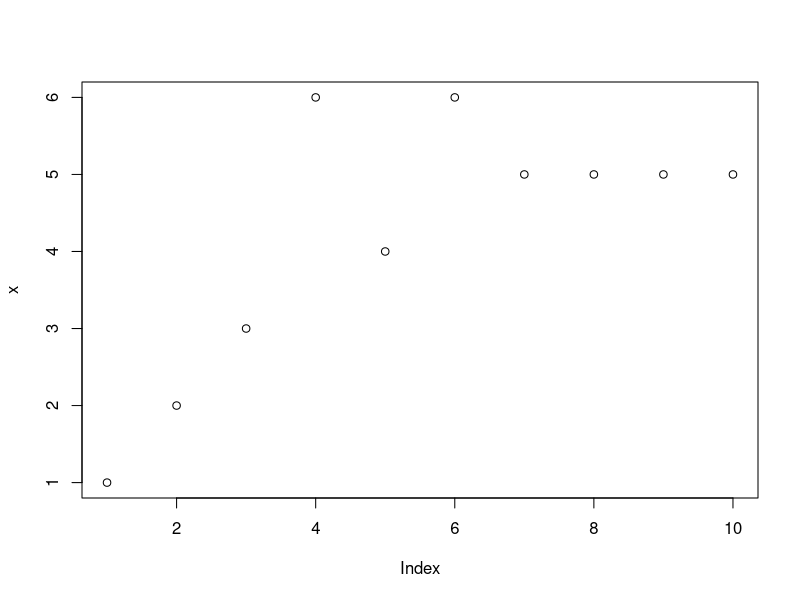
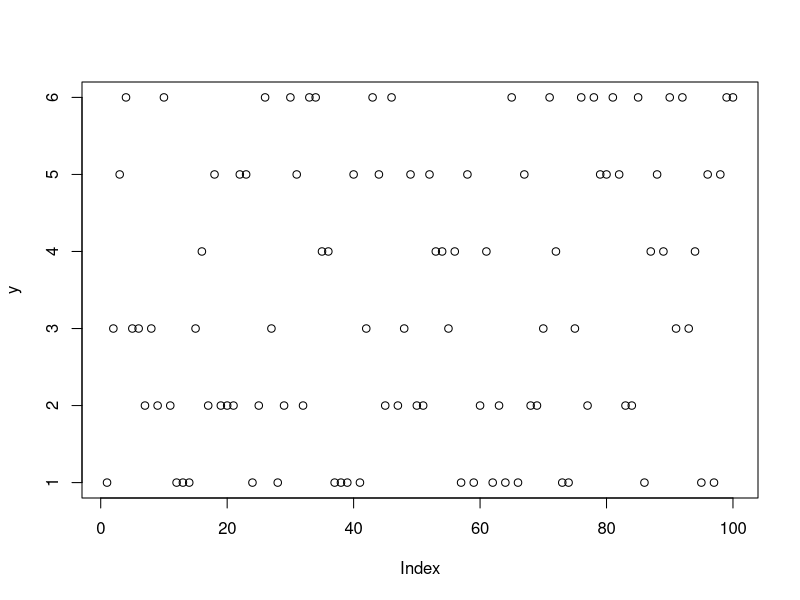
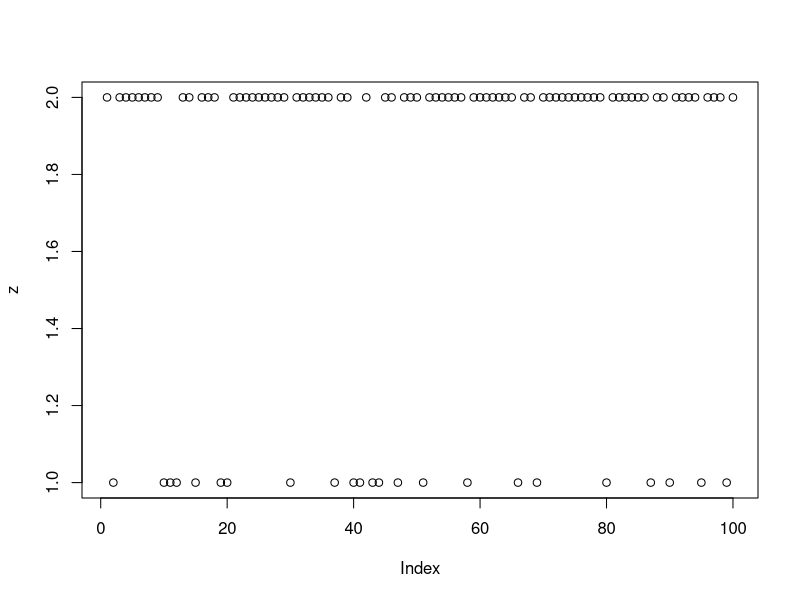
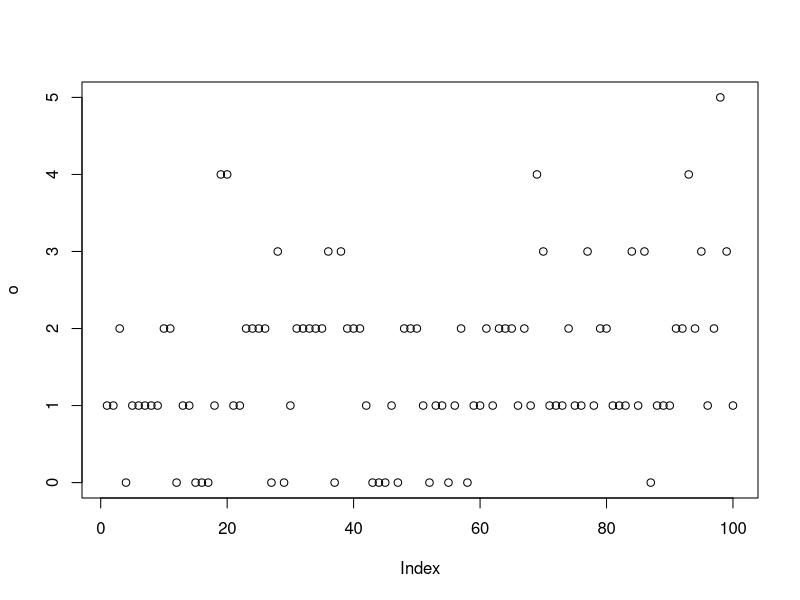
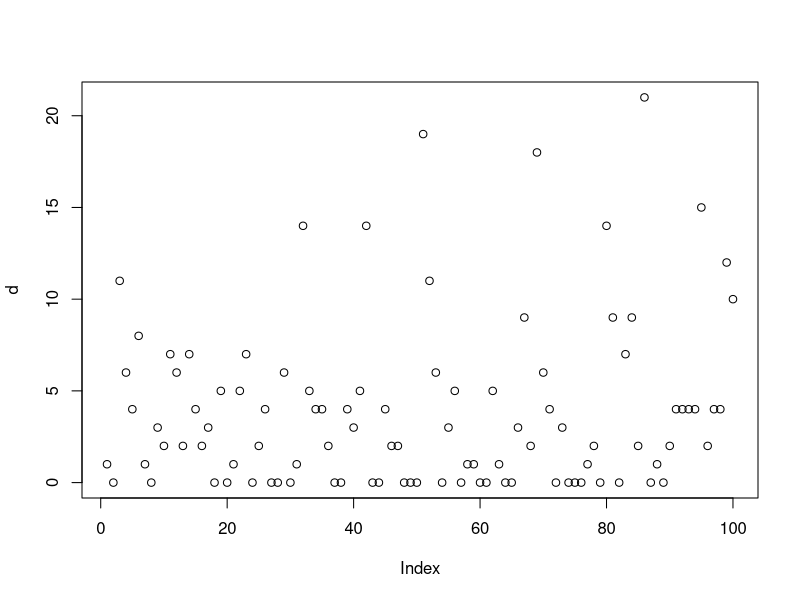
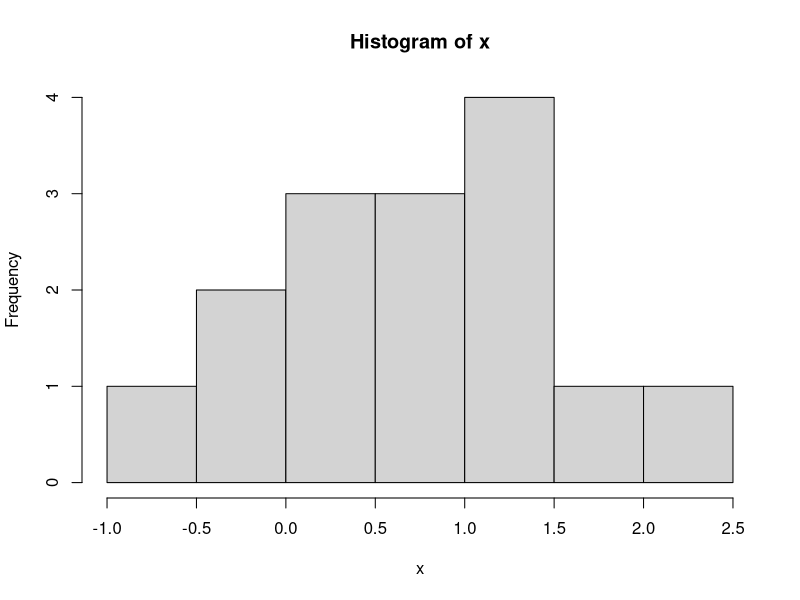
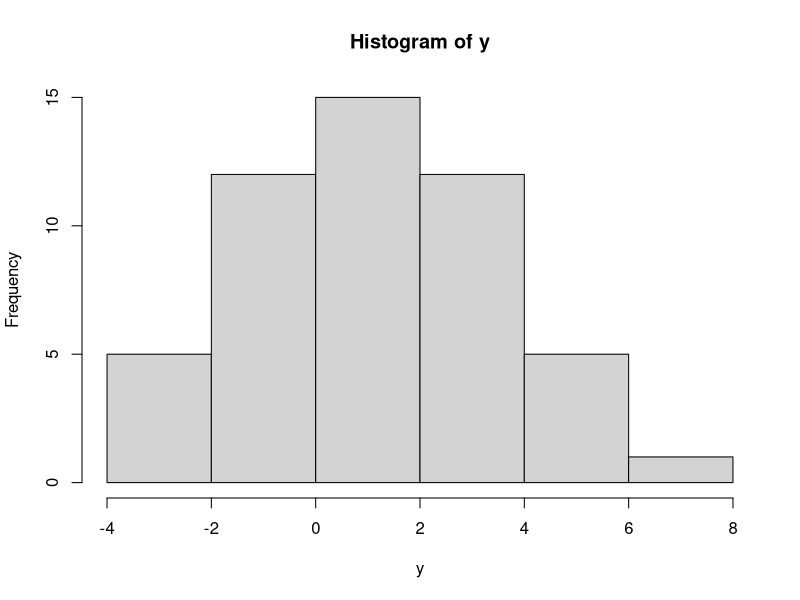
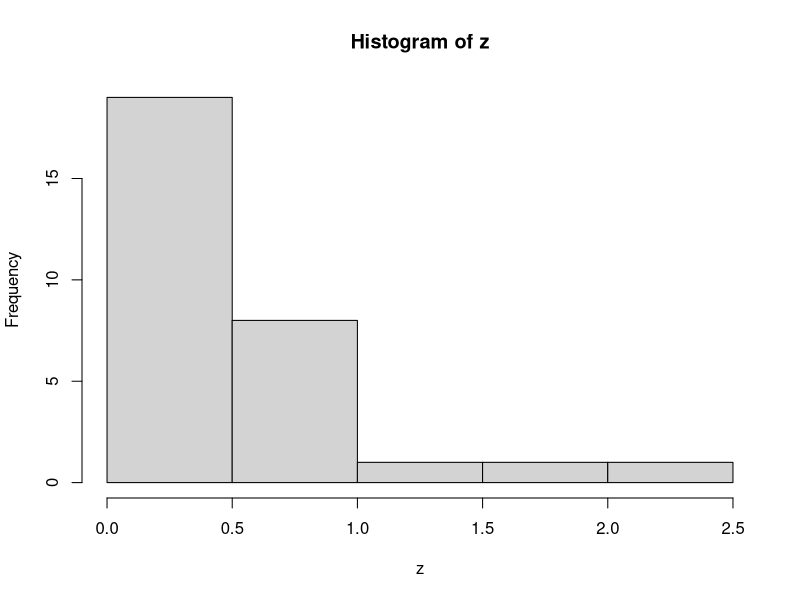

R code for these plots, in order:
# ???????????? 1.
# ???? ???? ?????????????? ?????????????? ?????? ???? ???????????????????? ???????????? ?? ???? ?????????????? n ???? ????????????
# ??) ???????? ???? ???????????????? ????????????????????,
# ??) ?????????? ???? ???????????????? ???????????????????? ???? ?????????????????? ?? ?????????? ???? ??????????????????. 

x = rnorm(50)
# a)
sum(x)
# b)
length(x[x>0])
length(x[x<0])

# ???? ???? ???????????????????? ???????????????? ????????????????????????:
#   ??) ???????????? ???? ?????????? 10 ????????. ( ?????????????? ?? ????????????????. ???????? ???????????????? ?????????? ???? ???? ?????????? ???????????? ????
#                               10 ?????????????????? ???? ???????????? ?????????????????????? ???? ????????????????. )
# ??) ???????????? ???? ?????????? 100 ????????. ???? ???? ???????????? ???????????????????? ???? ?????????????????????????? ?? ???? ???? ???????? ???? ????????
# ?????????????????????? ???? ???????????????? ???????????? ???? ?????????????????????? {1,2,3,4,5,6}. ???????????????????? ???? ???? ?????????????? ????
# ???????????????????? ????????????????.
# ??) ???????????? ???? ???????????????????? ?????????????? 100 ????????, ?????? ???????? ???????????????????????? ???? ???? ?????????? ?????? ?? 0,2. ???? ???? 
# ???????????? ???????????????????? ?? ???? ???? ?????????????? ???? ???????????????????? ??????????????????????.
# ??) ???? ?????????????????????????? ?????? ??) ???????????? ?????????? ???????? ???? ?????????????? ???????????? ( ???????????????? ???????????????????? ?? ).
# ???? ???? ???????????????????? 100 ?????????????????? ???? ?? (100 ???????? ???? ?????????????????? ?????????????????????????? ?????? ??) ?? ???? ??????????
# ????????????????????, ???? ???????? ?????????? ???????? ???? ?????????????? ???????????? ). ???? ???? ???????????? ???????????????????? ?? ???? ???? ??????????????
# ?????? ?????? ???????????????????? ???????? ???? ?????????????? ????????????. ?????? ???? ???? ?????????????? ???? ???????????????????? ???????????????? ????
# ???????????????????????? ????????.
# ?????????? ?????????????????? ???? ?? ???? {0,1,2, ., 9, 10}. ???? ???? ?????????? ?????????? ?????????? ???? ?????????? ???????????? 9 ????
# ?????????????????????????? ( ???? ???????????????????????? ?????????????????? ???? ?? ). ?????????? ???? ???? ?????????? ???????????????????????? P(X=9)
# ???????????????????? ???? ?????????????????? pbinom().
# ??) ?????????????????? ???? ?????????????????????????? ?????? ??) ???? ???????? ????' ???? ???????????? ???????????????????? ???? ??????. ???????? ?? ??
# ???????????? ???? ???????????????? ????????????. ???? ???? ???????????????????? 100 ?????????????????? ???? ??. ???? ???? ???????????? ???????????????????? ??
# ???? ???? ?????????????? ?????????????????????????? ???? 5 ???? ???????????????????????? ???? ??. ?????????? ???? ?????????? ???? ??????????????????????
# ?????????????? ???? ???? ?????????? P(X=5) ?? ???? ???? ???????????????? ?????????? ??????????????????. 

# a)
x = sample(c(1:6),10,replace=T)
x
# b)
y = sample(c(1:6),100,replace=T)
summary(as.factor(y))
# v)
z = sample(c(1,2),100,replace=T,p=c(0.2,0.8))
summary(as.factor(z))
# g)
o = rbinom(100,11,1/6)
summary(as.factor(o))
length(o[o=9])/length(o)
pbinom(9,11,1/6) - pbinom(8,11,1/6)
# d)
d = rgeom(100,0.2)
summary(as.factor(d))
length(d[d=5])/length(d)
dgeom(5,0.2)



# ???????????? 3.
# ???? ???????? ?????????????????? ???? ???????????????????? ???????????????????? ???? ???????????? 3 ???? ???? ?????????? ????????????, ???????????????????? ??
# ???????????????????? ???????????????????? ?? ???? ???? ???????????????? ????????????????. 
mean(x);sd(x)^2;sd(x); plot(x);
mean(y);sd(y)^2;sd(y); plot(y);
mean(z);sd(z)^2;sd(z); plot(z);
mean(o);sd(o)^2;sd(o); plot(o);
mean(d);sd(d)^2;sd(d); plot(d);


# ???????????? 5.
# ???? ???? ????????????????????
# ??) 15 ?????????????????? ???? N(0,1) ??????????????????????,
# ??) 50 ?????????????????? ???? N(1,5) ??????????????????????,
# ??) 30 ?????????????????? ???? ?????????????????????????????? ?????????????????????? ???? ?????????????????? 2,
# ??) ???????????????????? ???? ???????????????????? (1,4).
# ???? ???????? ???????????????? ???? ???? ?????????? ????????????, ???????????????????? ?? ???????????????????? ????????????????????. ???? ???? ????????????????
# ???????????????? (plot, hist, density).

x = rnorm(15)
y = rnorm(50,1,sqrt(5))
z = rexp(30,2)
t = runif(1000,1,4)

mean(x);sd(x);density(x);hist(x)
mean(y);sd(y);density(y);hist(y)
mean(z);sd(z);density(z);hist(z)
mean(t);sd(t);density(t);hist(t)


















































